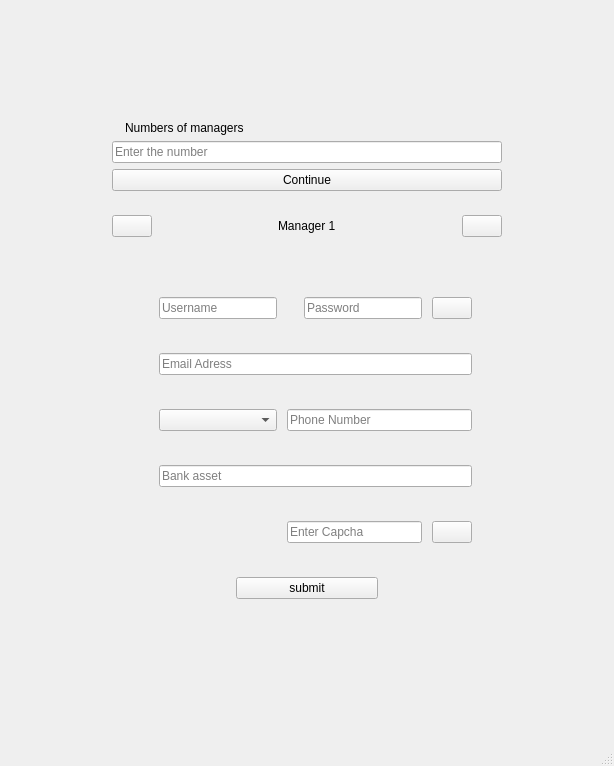
<?xml version="1.0" encoding="UTF-8"?>
<ui version="4.0">
 <class>SignUp</class>
 <widget class="QMainWindow" name="SignUp">
  <property name="geometry">
   <rect>
    <x>0</x>
    <y>0</y>
    <width>614</width>
    <height>766</height>
   </rect>
  </property>
  <property name="windowTitle">
   <string>SignUp</string>
  </property>
  <widget class="QWidget" name="centralwidget">
   <layout class="QGridLayout" name="gridLayout_2">
    <item row="0" column="0">
     <layout class="QGridLayout" name="gridLayout" rowstretch="2,10,2" columnstretch="2,10,2">
      <item row="0" column="1">
       <spacer name="verticalSpacer">
        <property name="orientation">
         <enum>Qt::Vertical</enum>
        </property>
        <property name="sizeHint" stdset="0">
         <size>
          <width>20</width>
          <height>40</height>
         </size>
        </property>
       </spacer>
      </item>
      <item row="0" column="0" rowspan="3">
       <spacer name="horizontalSpacer">
        <property name="orientation">
         <enum>Qt::Horizontal</enum>
        </property>
        <property name="sizeHint" stdset="0">
         <size>
          <width>40</width>
          <height>20</height>
         </size>
        </property>
       </spacer>
      </item>
      <item row="0" column="2" rowspan="3">
       <spacer name="horizontalSpacer_2">
        <property name="orientation">
         <enum>Qt::Horizontal</enum>
        </property>
        <property name="sizeHint" stdset="0">
         <size>
          <width>40</width>
          <height>20</height>
         </size>
        </property>
       </spacer>
      </item>
      <item row="2" column="1">
       <spacer name="verticalSpacer_2">
        <property name="orientation">
         <enum>Qt::Vertical</enum>
        </property>
        <property name="sizeHint" stdset="0">
         <size>
          <width>20</width>
          <height>40</height>
         </size>
        </property>
       </spacer>
      </item>
      <item row="1" column="1">
       <widget class="QWidget" name="fatherwidget" native="true">
        <layout class="QGridLayout" name="gridLayout_5">
         <item row="0" column="0">
          <layout class="QVBoxLayout" name="verticalLayout" stretch="1,5">
           <item>
            <widget class="QWidget" name="boxwidget" native="true">
             <layout class="QGridLayout" name="gridLayout_8">
              <item row="0" column="0">
               <layout class="QGridLayout" name="gridLayout_7" columnstretch="0,1">
                <item row="0" column="1">
                 <widget class="QLabel" name="boxlabel">
                  <property name="text">
                   <string>Numbers of managers</string>
                  </property>
                 </widget>
                </item>
                <item row="0" column="0">
                 <widget class="QLabel" name="boxIconlabel">
                  <property name="text">
                   <string/>
                  </property>
                 </widget>
                </item>
                <item row="1" column="0" colspan="2">
                 <widget class="QLineEdit" name="boxlineEdit">
                  <property name="placeholderText">
                   <string>Enter the number</string>
                  </property>
                 </widget>
                </item>
                <item row="2" column="0" colspan="2">
                 <widget class="QPushButton" name="boxpushButton">
                  <property name="text">
                   <string>Continue</string>
                  </property>
                 </widget>
                </item>
               </layout>
              </item>
             </layout>
            </widget>
           </item>
           <item>
            <widget class="QWidget" name="formAndSettingwidget" native="true">
             <layout class="QGridLayout" name="gridLayout_3">
              <item row="0" column="0">
               <layout class="QVBoxLayout" name="verticalLayout_2" stretch="0,4">
                <item>
                 <layout class="QHBoxLayout" name="horizontalLayout_2" stretch="0,1,0,1,0">
                  <item>
                   <widget class="QPushButton" name="soundpushButton">
                    <property name="text">
                     <string/>
                    </property>
                   </widget>
                  </item>
                  <item>
                   <spacer name="horizontalSpacer_6">
                    <property name="orientation">
                     <enum>Qt::Horizontal</enum>
                    </property>
                    <property name="sizeHint" stdset="0">
                     <size>
                      <width>40</width>
                      <height>20</height>
                     </size>
                    </property>
                   </spacer>
                  </item>
                  <item>
                   <widget class="QLabel" name="titleFormlabel">
                    <property name="text">
                     <string>Manager 1</string>
                    </property>
                   </widget>
                  </item>
                  <item>
                   <spacer name="horizontalSpacer_3">
                    <property name="orientation">
                     <enum>Qt::Horizontal</enum>
                    </property>
                    <property name="sizeHint" stdset="0">
                     <size>
                      <width>40</width>
                      <height>20</height>
                     </size>
                    </property>
                   </spacer>
                  </item>
                  <item>
                   <widget class="QPushButton" name="darkmodepushButton">
                    <property name="text">
                     <string/>
                    </property>
                   </widget>
                  </item>
                 </layout>
                </item>
                <item>
                 <widget class="QWidget" name="formwidget" native="true">
                  <layout class="QGridLayout" name="gridLayout_4">
                   <property name="leftMargin">
                    <number>30</number>
                   </property>
                   <property name="topMargin">
                    <number>30</number>
                   </property>
                   <property name="rightMargin">
                    <number>30</number>
                   </property>
                   <property name="bottomMargin">
                    <number>30</number>
                   </property>
                   <property name="spacing">
                    <number>10</number>
                   </property>
                   <item row="0" column="0">
                    <layout class="QGridLayout" name="gridLayout_6" rowstretch="0,0,0,0,0,0,0,0,0,0,0,0,0,0" columnstretch="0,1,0,1,0" columnminimumwidth="0,0,0,0,0">
                     <property name="leftMargin">
                      <number>0</number>
                     </property>
                     <property name="spacing">
                      <number>10</number>
                     </property>
                     <item row="9" column="0">
                      <widget class="QLabel" name="capchaIconlabel">
                       <property name="text">
                        <string/>
                       </property>
                      </widget>
                     </item>
                     <item row="5" column="2" colspan="3">
                      <widget class="QLineEdit" name="phonenumberlineEdit">
                       <property name="placeholderText">
                        <string>Phone Number</string>
                       </property>
                      </widget>
                     </item>
                     <item row="13" column="0" colspan="5">
                      <layout class="QHBoxLayout" name="horizontalLayout" stretch="2,3,2">
                       <item>
                        <spacer name="horizontalSpacer_4">
                         <property name="orientation">
                          <enum>Qt::Horizontal</enum>
                         </property>
                         <property name="sizeHint" stdset="0">
                          <size>
                           <width>40</width>
                           <height>20</height>
                          </size>
                         </property>
                        </spacer>
                       </item>
                       <item>
                        <widget class="QPushButton" name="submitAndNextpushButton">
                         <property name="text">
                          <string>submit</string>
                         </property>
                        </widget>
                       </item>
                       <item>
                        <spacer name="horizontalSpacer_5">
                         <property name="orientation">
                          <enum>Qt::Horizontal</enum>
                         </property>
                         <property name="sizeHint" stdset="0">
                          <size>
                           <width>40</width>
                           <height>20</height>
                          </size>
                         </property>
                        </spacer>
                       </item>
                      </layout>
                     </item>
                     <item row="1" column="3">
                      <widget class="QLineEdit" name="passlineEdit">
                       <property name="echoMode">
                        <enum>QLineEdit::Password</enum>
                       </property>
                       <property name="placeholderText">
                        <string>Password</string>
                       </property>
                      </widget>
                     </item>
                     <item row="1" column="2">
                      <widget class="QLabel" name="passwordIconlabel">
                       <property name="text">
                        <string/>
                       </property>
                      </widget>
                     </item>
                     <item row="3" column="1" colspan="4">
                      <widget class="QLineEdit" name="emaillineEdit">
                       <property name="placeholderText">
                        <string>Email Adress</string>
                       </property>
                      </widget>
                     </item>
                     <item row="6" column="1" colspan="4">
                      <widget class="QLabel" name="phonenumberErrorlabel">
                       <property name="text">
                        <string/>
                       </property>
                      </widget>
                     </item>
                     <item row="9" column="1">
                      <widget class="QLabel" name="capchaimagelabel">
                       <property name="text">
                        <string/>
                       </property>
                      </widget>
                     </item>
                     <item row="3" column="0">
                      <widget class="QLabel" name="emailIconlabel">
                       <property name="text">
                        <string/>
                       </property>
                      </widget>
                     </item>
                     <item row="9" column="4">
                      <widget class="QPushButton" name="generatecapchapushButton">
                       <property name="text">
                        <string/>
                       </property>
                      </widget>
                     </item>
                     <item row="8" column="1" colspan="4">
                      <widget class="QLabel" name="bankassetErrorlabel">
                       <property name="text">
                        <string/>
                       </property>
                      </widget>
                     </item>
                     <item row="1" column="1">
                      <widget class="QLineEdit" name="userlineEdit">
                       <property name="placeholderText">
                        <string>Username</string>
                       </property>
                      </widget>
                     </item>
                     <item row="4" column="1" colspan="4">
                      <widget class="QLabel" name="emailErrorlabel">
                       <property name="text">
                        <string/>
                       </property>
                      </widget>
                     </item>
                     <item row="5" column="0">
                      <widget class="QLabel" name="phonenumberIconlabel">
                       <property name="text">
                        <string/>
                       </property>
                      </widget>
                     </item>
                     <item row="7" column="0">
                      <widget class="QLabel" name="bankassetIconlabel">
                       <property name="text">
                        <string/>
                       </property>
                      </widget>
                     </item>
                     <item row="12" column="1">
                      <spacer name="verticalSpacer_3">
                       <property name="orientation">
                        <enum>Qt::Vertical</enum>
                       </property>
                       <property name="sizeHint" stdset="0">
                        <size>
                         <width>20</width>
                         <height>40</height>
                        </size>
                       </property>
                      </spacer>
                     </item>
                     <item row="9" column="2" colspan="2">
                      <widget class="QLineEdit" name="capchalineEdit">
                       <property name="placeholderText">
                        <string>Enter Capcha</string>
                       </property>
                      </widget>
                     </item>
                     <item row="1" column="0">
                      <widget class="QLabel" name="usernameIconlabel">
                       <property name="text">
                        <string/>
                       </property>
                      </widget>
                     </item>
                     <item row="10" column="1" colspan="4">
                      <widget class="QLabel" name="capchaErrorlabel">
                       <property name="text">
                        <string/>
                       </property>
                      </widget>
                     </item>
                     <item row="1" column="4">
                      <widget class="QPushButton" name="hidepasswordpushButton">
                       <property name="text">
                        <string/>
                       </property>
                      </widget>
                     </item>
                     <item row="5" column="1">
                      <widget class="QComboBox" name="selectcountrycomboBox">
                       <property name="styleSheet">
                        <string notr="true"/>
                       </property>
                      </widget>
                     </item>
                     <item row="7" column="1" colspan="4">
                      <widget class="QLineEdit" name="bankassetlineEdit">
                       <property name="placeholderText">
                        <string>Bank asset</string>
                       </property>
                      </widget>
                     </item>
                     <item row="0" column="1" colspan="4">
                      <widget class="QLabel" name="dataAndFinalchecklabel">
                       <property name="text">
                        <string/>
                       </property>
                      </widget>
                     </item>
                     <item row="2" column="1" colspan="4">
                      <widget class="QLabel" name="userpassErrorlabel">
                       <property name="text">
                        <string/>
                       </property>
                      </widget>
                     </item>
                    </layout>
                   </item>
                  </layout>
                 </widget>
                </item>
               </layout>
              </item>
             </layout>
            </widget>
           </item>
          </layout>
         </item>
        </layout>
       </widget>
      </item>
     </layout>
    </item>
   </layout>
  </widget>
  <widget class="QMenuBar" name="menubar">
   <property name="geometry">
    <rect>
     <x>0</x>
     <y>0</y>
     <width>614</width>
     <height>25</height>
    </rect>
   </property>
  </widget>
  <widget class="QStatusBar" name="statusbar"/>
 </widget>
 <resources/>
 <connections/>
</ui>
